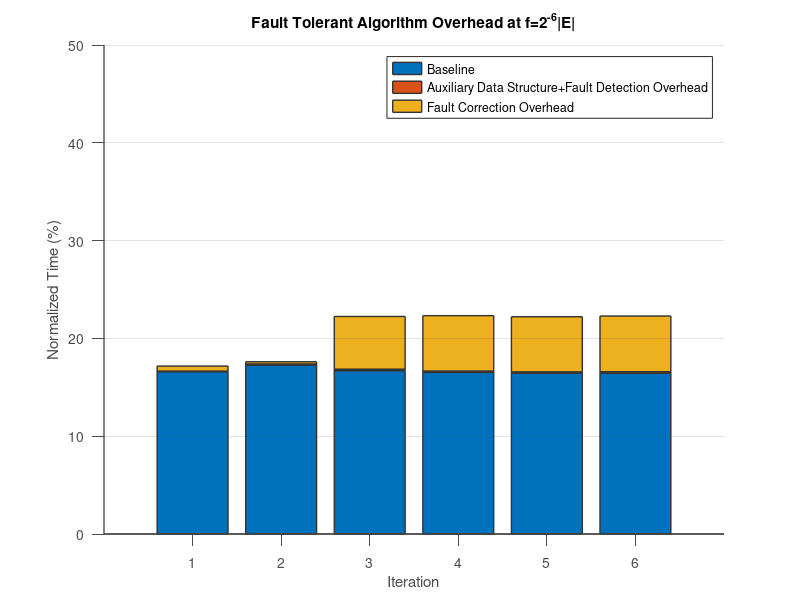

The MATLAB script that drew this image: (Note: this script raises an error after producing the figure.)
%% read teh data 
AS = csvread('Kron-gw_overhead_iteration.csv');


% draw the figure 
figure;

bar(100*AS,'stacked','EdgeColor',[.2 .2 .2],'LineWidth',1.02);

%%
hTitle  = title ('Fault Tolerant Algorithm Overhead at f=2^{-6}|E|');
hXLabel = xlabel('Iteration'                     );
hYLabel = ylabel('Normalized Time (%)');    


% set(gca,'XLim',[0, 16]);
% set(gca,'YLim',[-10, 400]);
set(gca,'YLim',[0, 50]);

set(gcf, 'Color', 'w'); %setting the back ground color

% set(gca, 'XTickLabel',GraphNames);

% xticklabel_rotate([],45);


set(gca, ...
  'Box'         , 'off'     , ...
  'TickDir'     , 'out'     , ...
  'TickLength'  , [.02 .02] , ...
  'XMinorTick'  , 'off'      , ...
  'YMinorTick'  , 'off'      , ...
  'YGrid'       , 'on'      , ...
  'XColor'      , [.3 .3 .3], ...
  'YColor'      , [.3 .3 .3], ...
  'LineWidth'   , 1         );

legend('Baseline' ,'Auxiliary Data Structure+Fault Detection Overhead','Fault Correction Overhead') 
colormap hsv(4);